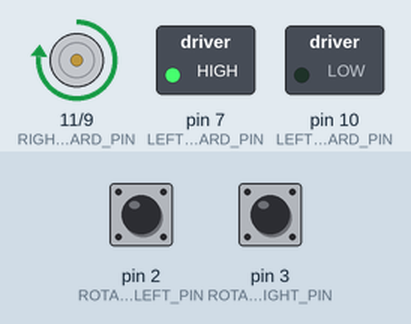
This sketch was run on a simulated Arduino Uno, built with avr-gcc and run on an emulated ATmega328P. Shown: motor-driver pin pairs drawn as motors (green arrow = first pin HIGH = forward, orange = second pin HIGH = backward, longer = more drive), switched loads named in the sketch (green lamp = pin HIGH). The inputs (shaded band) are chosen by the test bench; at power-on: pin 3 (ROTATION_RIGHT_PIN) HIGH, pin 2 (ROTATION_LEFT_PIN) HIGH.

Above: at 1.2 s.
1.3 s: pin 3 (ROTATION_RIGHT_PIN) pulled LOW for 0.15 s
At 2.6 s:
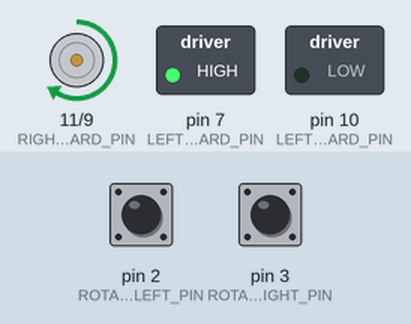
2.9 s: pin 3 (ROTATION_RIGHT_PIN) pulled LOW for 1 s
At 5.1 s:
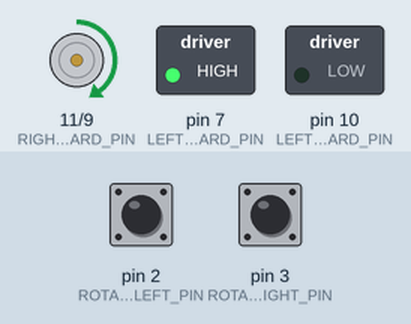
5.4 s: pin 3 (ROTATION_RIGHT_PIN) pulled LOW for 0.15 s
At 5.8 s:
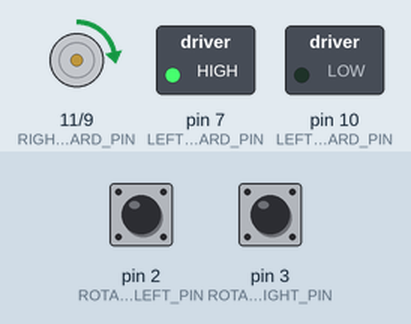
7.0 s: pin 3 (ROTATION_RIGHT_PIN) pulled LOW for 3.2 s
At 7.5 s:
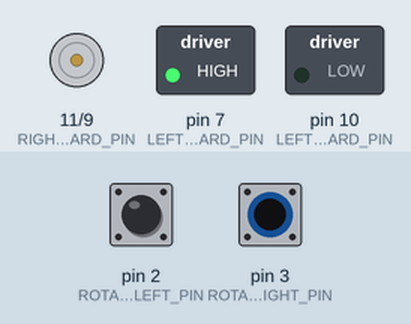
11.7 s: pin 2 (ROTATION_LEFT_PIN) pulled LOW for 0.15 s
At 13.0 s:
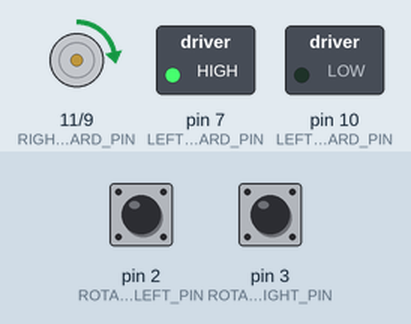
13.3 s: pin 2 (ROTATION_LEFT_PIN) pulled LOW for 1 s
At 15.5 s:
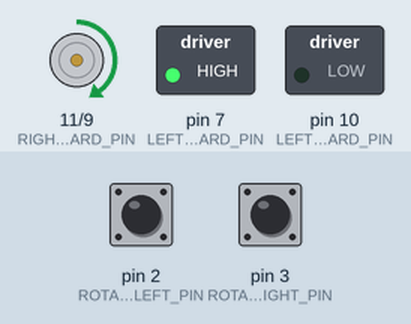
Timing chart, 0 to 16.8 s (numbered marks = the images above; inputs shaded):
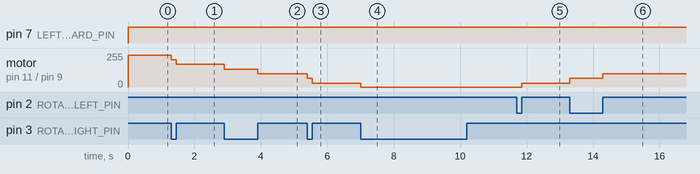

Measured:
- after the input at 1.3 s, motor on pin 11 (RIGHT_FORWARD_PIN) / pin 9 (RIGHT_BACKWARD_PIN): forward 240/255 → forward 205/255 at once, → forward 170/255 0.15 s later
- after the input at 2.9 s, motor on pin 11 (RIGHT_FORWARD_PIN) / pin 9 (RIGHT_BACKWARD_PIN): forward 170/255 → forward 135/255 at once, → forward 100/255 1.0 s later
- after the input at 5.4 s, motor on pin 11 (RIGHT_FORWARD_PIN) / pin 9 (RIGHT_BACKWARD_PIN): forward 100/255 → forward 65/255 at once, → forward 30/255 0.15 s later
- after the input at 7.0 s, motor on pin 11 (RIGHT_FORWARD_PIN) / pin 9 (RIGHT_BACKWARD_PIN): forward 30/255 → stopped at once
- after the input at 11.7 s, motor on pin 11 (RIGHT_FORWARD_PIN) / pin 9 (RIGHT_BACKWARD_PIN): stopped → forward 30/255 after 0.15 s
- after the input at 13.3 s, motor on pin 11 (RIGHT_FORWARD_PIN) / pin 9 (RIGHT_BACKWARD_PIN): forward 30/255 → forward 65/255 at once, → forward 100/255 1.0 s later

The sketch:

Basic_Moves.ino
```cpp
///~~~~~~~~~~~~~~~~~~~~~~ MOTORS VALUES ~~~~~~~~~~~~~~~~~~~~~~
const int LEFT_BACKWARD_PIN = 10;
const int LEFT_FORWARD_PIN = 7;
const int RIGHT_FORWARD_PIN = 11;
const int RIGHT_BACKWARD_PIN = 9;

const int ROTATION_LEFT_PIN = 2;
const int ROTATION_RIGHT_PIN = 3;

// Motor speeds for straight driving
const int LEFT_FORWARD_SPEED = 255;
const int LEFT_BACKWARD_SPEED = 255;
const int RIGHT_FORWARD_SPEED = 223;
const int RIGHT_BACKWARD_SPEED = 200;

// Motor speeds for turning
const int LEFT_TURN_SPEED = 210;
const int RIGHT_TURN_SPEED = 200;

// Wheel and encoder values
const float WHEEL_DIAMETER_CM = 6.5;
const float WHEEL_CIRCUMFERENCE_CM = PI * WHEEL_DIAMETER_CM;
const float TICKS_PER_REVOLUTION = 40.0;
const float TICKS_PER_CM = TICKS_PER_REVOLUTION / WHEEL_CIRCUMFERENCE_CM;

// Ignore encoder pulses that happen too quickly (unsigned long because it's what micros() uses)
const unsigned long MINIMUM_EDGE_TIME_US = 150;

// 90 degree turn calibration
const int TURN_90_TARGET_TICKS = 32;

// Encoder counters (volatile to ensure it's always upated)
volatile unsigned long leftTickCount = 0;
volatile unsigned long rightTickCount = 0;

// Time of previous encoder pulse
volatile unsigned long lastLeftEdgeTime = 0;
volatile unsigned long lastRightEdgeTime = 0;

void setup() {
  Serial.begin(9600);

///~~~~~~~~~~~~~~~~~~~~~~ MOTORS SETUP ~~~~~~~~~~~~~~~~~~~~~~
  pinMode(LEFT_BACKWARD_PIN, OUTPUT);
  pinMode(LEFT_FORWARD_PIN, OUTPUT);
  pinMode(RIGHT_FORWARD_PIN, OUTPUT);
  pinMode(RIGHT_BACKWARD_PIN, OUTPUT);

  pinMode(ROTATION_LEFT_PIN, INPUT_PULLUP);
  pinMode(ROTATION_RIGHT_PIN, INPUT_PULLUP);

  // Converts encoder pin numbers into interrupt pins which are needed by attach interrupt
  int leftInterruptPin = digitalPinToInterrupt(ROTATION_LEFT_PIN);
  int rightInterruptPin = digitalPinToInterrupt(ROTATION_RIGHT_PIN);

  // when there is a change in the encoder pins, call the function leftEncoderInterrupt or rightEncoderInterrupt respectively
  attachInterrupt(leftInterruptPin, leftEncoderInterrupt, CHANGE);
  attachInterrupt(rightInterruptPin, rightEncoderInterrupt, CHANGE);

  stopMotors();
}

void loop() {
  moveForwardCm(100);
  delay(1000);

  moveBackwardCm(100);
  delay(1000);

  turnLeft90Degrees();
  delay(1000);

  turnRight90Degrees();
  delay(1000);
}

///~~~~~~~~~~~~~~~~~~~~~~ MOTORS FUNCTIONS ~~~~~~~~~~~~~~~~~~~~~~
// Round a float to the nearest int by adding or removing 0.5 from the float because int to float doesn't round normally
int roundFloatToInt(float value) {
  if (value >= 0) {
    return (int)(value + 0.5);
  } else {
    return (int)(value - 0.5);
  }
}

// This function runs automatically every time the left encoder signal changes
void leftEncoderInterrupt() {
  unsigned long currentTime = micros();

  if (currentTime - lastLeftEdgeTime >= MINIMUM_EDGE_TIME_US) {
    leftTickCount = leftTickCount + 1;
    lastLeftEdgeTime = currentTime;
  }
}

// This function runs automatically every time the right encoder signal changes
void rightEncoderInterrupt() {
  unsigned long currentTime = micros();

  if (currentTime - lastRightEdgeTime >= MINIMUM_EDGE_TIME_US) {
    rightTickCount = rightTickCount + 1;
    lastRightEdgeTime = currentTime;
  }
}

// Reset both encoder counters to zero, turns interrupts off for writing to values then back on when function ends
void resetEncoderCounts() {
  noInterrupts();
  leftTickCount = 0;
  rightTickCount = 0;
  lastLeftEdgeTime = 0;
  lastRightEdgeTime = 0;
  interrupts();
}

// Get current left encoder count, put it into value, and return value, because you cannot resume interrupts after a return
unsigned long getLeftTicks() {
  long value;

  noInterrupts();
  value = leftTickCount;
  interrupts();

  return value;
}

// Get current right encoder count
unsigned long getRightTicks() {
  unsigned long value;

  noInterrupts();
  value = rightTickCount;
  interrupts();

  return value;
}

// Stop all motors
void stopMotors() {
  analogWrite(LEFT_FORWARD_PIN, 0);
  analogWrite(LEFT_BACKWARD_PIN, 0);
  analogWrite(RIGHT_FORWARD_PIN, 0);
  analogWrite(RIGHT_BACKWARD_PIN, 0);
}

// Start moving forward
void startForwardMotion() {
  analogWrite(LEFT_BACKWARD_PIN, 0);
  analogWrite(RIGHT_BACKWARD_PIN, 0);

  analogWrite(LEFT_FORWARD_PIN, LEFT_FORWARD_SPEED);
  analogWrite(RIGHT_FORWARD_PIN, RIGHT_FORWARD_SPEED);
}

// Start moving backward
void startBackwardMotion() {
  analogWrite(LEFT_FORWARD_PIN, 0);
  analogWrite(RIGHT_FORWARD_PIN, 0);

  analogWrite(LEFT_BACKWARD_PIN, LEFT_BACKWARD_SPEED);
  analogWrite(RIGHT_BACKWARD_PIN, RIGHT_BACKWARD_SPEED);
}

// Start turning left
void startLeftTurn() {
  analogWrite(RIGHT_BACKWARD_PIN, 0);
  analogWrite(RIGHT_FORWARD_PIN, RIGHT_TURN_SPEED);
}

// Start turning right
void startRightTurn() {
  analogWrite(LEFT_BACKWARD_PIN, 0);
  analogWrite(LEFT_FORWARD_PIN, LEFT_TURN_SPEED);
}

// direction = 1 = forward
void correctMotorSpeeds(int baseSpeed, int direction) {

// See how much the wheel rotations have differed
  int difference = getRightTicks() - getLeftTicks();
// If left is going faster, this returns a negative number

// Multiplied difference (difference between ticks * X) is the difference that will be written to PWM
  difference = (difference * 35);

// Slow down right and speed up left (because right is the stronger motor)
  int rightSpeed = baseSpeed - difference;
  int leftSpeed = baseSpeed + difference;

// Constrain corrected speed between 0 and 255
  rightSpeed = constrain(rightSpeed, 0, 255);
  leftSpeed = constrain(leftSpeed, 0, 255);

// Write corrected speeds to motors
  if (direction == 1) {
    analogWrite(LEFT_BACKWARD_PIN, 0);
    analogWrite(RIGHT_BACKWARD_PIN, 0);

    analogWrite(LEFT_FORWARD_PIN, leftSpeed);
    analogWrite(RIGHT_FORWARD_PIN, rightSpeed);
  } else {
    analogWrite(LEFT_FORWARD_PIN, 0);
    analogWrite(RIGHT_FORWARD_PIN, 0);

    analogWrite(LEFT_BACKWARD_PIN, leftSpeed);
    analogWrite(RIGHT_BACKWARD_PIN, rightSpeed);
  }
}

// Move forward a given distance in centimeters
void moveForwardCm(float distanceCm) {
  int targetTicks = roundFloatToInt(distanceCm * TICKS_PER_CM);

  if (targetTicks <= 0) {
    return;
  }

  resetEncoderCounts();
  startForwardMotion();

  while (true) {
    unsigned long leftValue = getLeftTicks();
    unsigned long rightValue = getRightTicks();
    unsigned long averageTicks = (leftValue + rightValue) / 2;
    correctMotorSpeeds(240, 1);

    if (averageTicks >= (unsigned long)targetTicks) {
      break;
    }
  }

  stopMotors();
}

// Move backward a given distance in centimeters
void moveBackwardCm(float distanceCm) {
  int targetTicks = roundFloatToInt(distanceCm * TICKS_PER_CM);

  if (targetTicks <= 0) {
    return;
  }

  resetEncoderCounts();
  startBackwardMotion();

  while (true) {
    unsigned long leftValue = getLeftTicks();
    unsigned long rightValue = getRightTicks();
    unsigned long averageTicks = (leftValue + rightValue) / 2;
    correctMotorSpeeds(240, 0);

    if (averageTicks >= (unsigned long)targetTicks) {
      break;
    }
  }

  stopMotors();
}

// Turn left by about 90 degrees
void turnLeft90Degrees() {
  int targetTicks = TURN_90_TARGET_TICKS;

  resetEncoderCounts();
  startLeftTurn();

  while (true) {
    unsigned long rightValue = getRightTicks();

    // During a left turn, the right wheel is the moving wheel
    if (rightValue >= (unsigned long)targetTicks) {
      break;
    }
  }

  stopMotors();
}

// Turn right by about 90 degrees
void turnRight90Degrees() {
  int targetTicks = TURN_90_TARGET_TICKS;

  resetEncoderCounts();
  startRightTurn();

  while (true) {
    unsigned long leftValue = getLeftTicks();

    // During a right turn, the left wheel is the moving wheel
    if (leftValue >= (unsigned long)targetTicks) {
      break;
    }
  }

  stopMotors();
}
```
